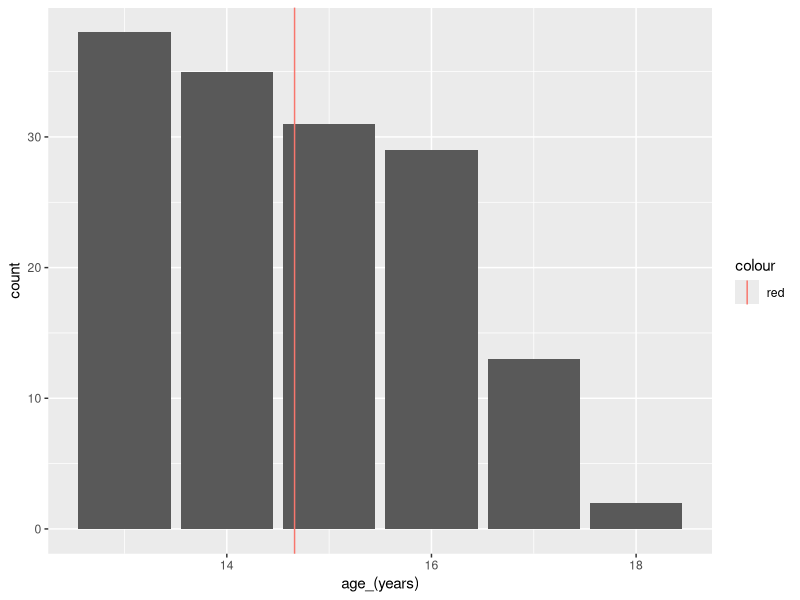
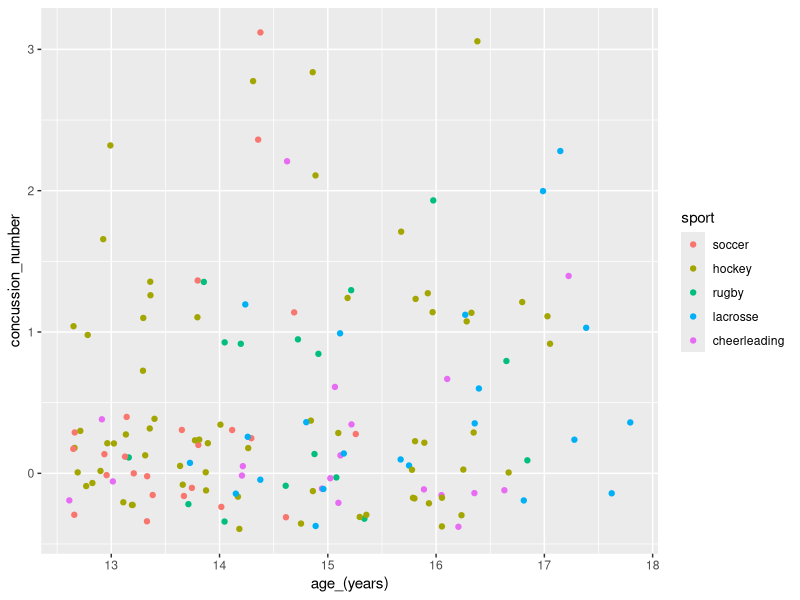

These charts were generated, in order, by the following R code:
## ---- chunk 1
knitr::opts_chunk$set(echo = TRUE)
## ---- chunk 2
library(tidyverse)
library(dplyr)
library(plyr)
library(readxl)

raw_data <- read_excel("../data/raw_data.xlsx")
## ---- chunk 3
clean_data <- raw_data
colnames(clean_data) <- tolower(colnames(clean_data))
colnames(clean_data) <- gsub("(\\s)+", "_", colnames(clean_data)) 
colnames(clean_data)[colnames(clean_data)=="#_of_prior_depressive_episodes"] <- "num_of_prior_depressive_episodes"
colnames(clean_data)[colnames(clean_data)=="prior_depressive_episode(s)_y/n"] <- "prior_depressive_episodes"
#colnames(clean_data)[colnames(clean_data)=="age_(years)"] <- "age"
clean_data <- clean_data %>%
            mutate_all(~replace(., . == "-1", NA))
## ---- chunk 4
clean_data$sex <- as.factor(clean_data$sex)  %>%
                revalue(c("0"="female", "1" = "male"))
clean_data$concussion_history <- as.factor(clean_data$concussion_history)  %>%
                                revalue(c("0"="yes", "1" = "no"))
clean_data$sport <- as.factor(clean_data$sport) %>%
                  revalue(c("1"="soccer", "2"="hockey", "3"="rugby", "4"="football", "5"="lacrosse", "6"="cheerleading"))
clean_data$learning_disability <- as.factor(clean_data$learning_disability) %>%
                  revalue(c("1"="yes", "0"="no"))
clean_data$anxiety_diagnosis <- as.factor(clean_data$anxiety_diagnosis) %>%
                  revalue(c("1"="yes", "0"="no"))
clean_data$anxiety_symptoms <- as.factor(clean_data$anxiety_symptoms) %>%
                  revalue(c("0"="yes", "1"="no"))
clean_data$depression_diagnosis <- as.factor(clean_data$depression_diagnosis) %>%
                  revalue(c("0"="no", "1"="yes"))
clean_data$prior_depressive_episodes <- as.factor(clean_data$prior_depressive_episodes) %>% 
                  revalue(c("0"="no", "1"="yes"))
clean_data$aggregate_medical_history <- as.factor(clean_data$aggregate_medical_history) %>% 
                  revalue(c("0"="none", "1"="yes"))
## ---- chunk 5
clean_data_sans_na <- clean_data %>% na.omit
clean_data_sans_na$`age_(years)` <- as.integer(clean_data_sans_na$`age_(years)`)
age_mean <- mean(clean_data_sans_na$`age_(years)`)

ggplot(data = clean_data_sans_na) + geom_bar(aes(x =`age_(years)`)) + geom_vline(aes(xintercept =(age_mean), colour="red"))


ggplot(data = clean_data_sans_na, mapping = aes(x =`age_(years)`, y = concussion_number, colour = sport)) + geom_jitter()
